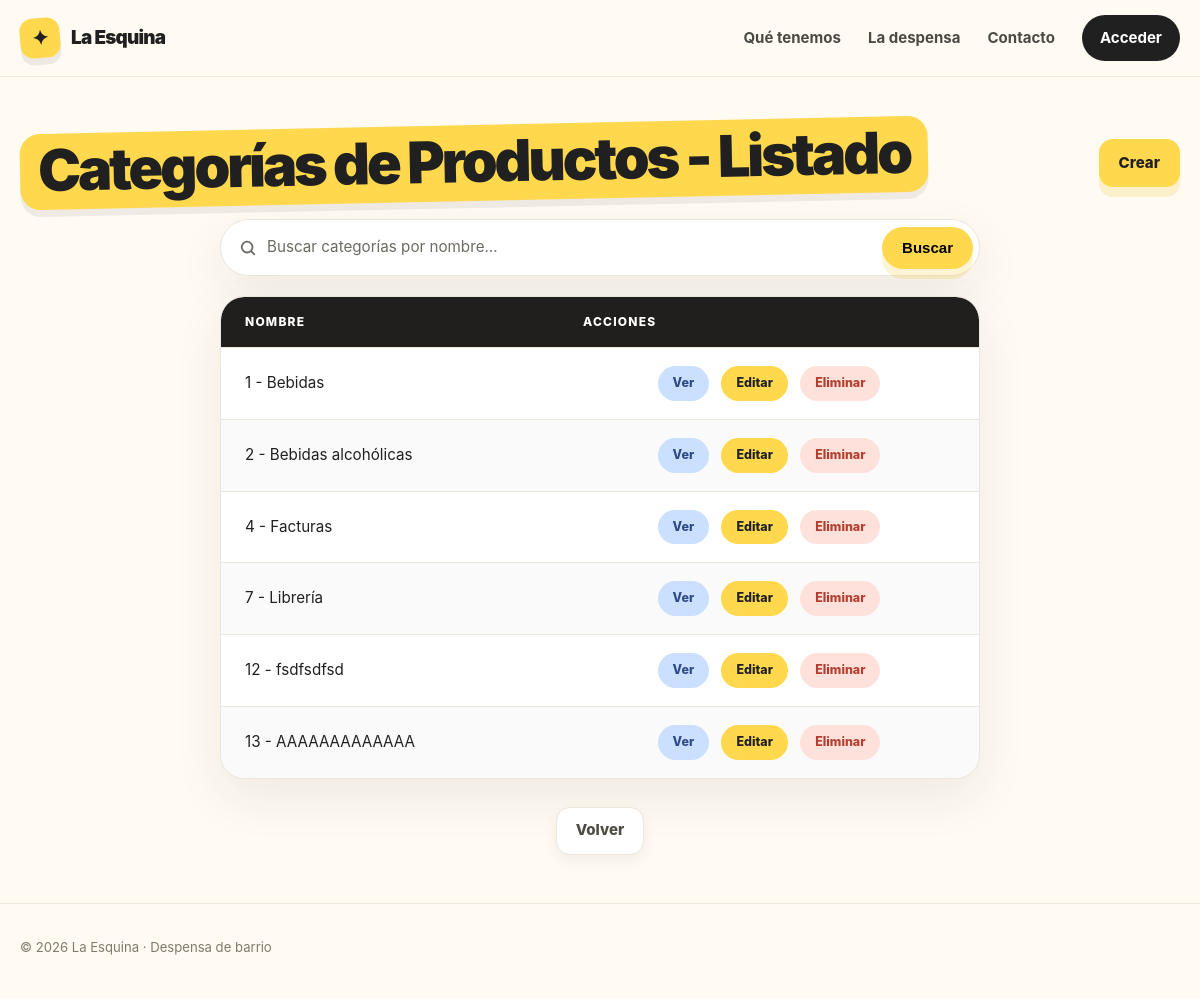
The page /ventas/categoria/list/ on the database as committed earlier.
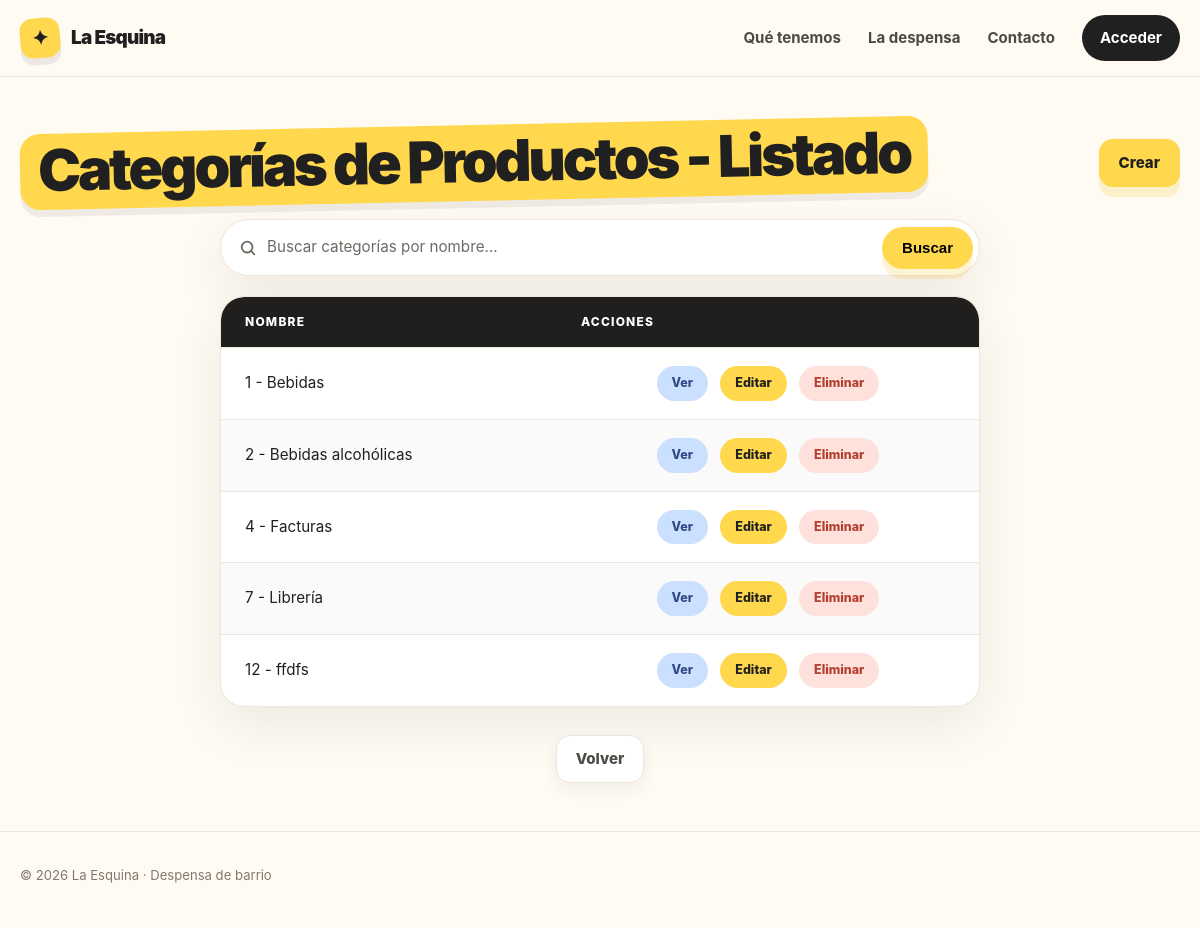
The same page on the database as committed later.
### ventas/models/categoria.py (models this page shows, shortened)
class Categoria(models.Model):
    nombre = models.CharField(unique=True)
    descripcion = models.TextField(blank=True)
    class Meta:
        verbose_name = "Categoría de Producto"
        verbose_name_plural = "Categorías de Productos"

### ventas/views/categoria.py (the view)
# urls.py: path("categoria/list/", categoria_list, name="categoria_list"),
def categoria_list(request: HttpRequest) -> HttpResponse:
    busqueda = request.GET.get("busqueda", "").strip()
    if busqueda:
        categorias = Categoria.objects.filter(nombre__icontains=busqueda)
    else:
        categorias = Categoria.objects.all()
    return render(request, "ventas/categoria_list.html", {"categorias": categorias})

### ventas/templates/ventas/categoria_list.html
{% extends "core/base.html" %}
{% load static %}
{% block styles %}
    <link rel="stylesheet" href="{% static 'core/css/table.css' %}" />
    <link rel="stylesheet" href="{% static 'core/css/search.css' %}" />
{% endblock styles %}
{% block content %}
    <div class="container section">
        <div class="page-head">
            <h1 class="page-title">Categorías de Productos - Listado</h1>
            <a class="button button-primary"
               href="{% url 'ventas:categoria_create' %}">Crear</a>
        </div>
        {% include "core/partials/search.html" with placeholder="Buscar categorías por nombre…" label="Buscar categorías" clear_url="ventas:categoria_list" %}
        <table class="data-table">
            <thead>
                <tr>
                    <th>Nombre</th>
                    <th>Acciones</th>
                </tr>
            </thead>
            <tbody>
                {% for categoria in categorias %}
                    <tr>
                        <td>{{ categoria.pk }} - {{ categoria.nombre }}</td>
                        <td class="table-actions">
                            <a class="table-action table-action--view"
                               href="{% url 'ventas:categoria_detail' categoria.pk %}">Ver</a>
                            <a class="table-action table-action--edit"
                               href="{% url 'ventas:categoria_update' categoria.pk %}">Editar</a>
                            <a class="table-action table-action--danger"
                               href="{% url 'ventas:categoria_delete' categoria.pk %}">Eliminar</a>
                        </td>
                    </tr>
                {% empty %}
                    <tr>
                        <td class="table-empty" colspan="2">No hay categorías disponibles.</td>
                    </tr>
                {% endfor %}
            </tbody>
        </table>
        <div class="page-actions">
            <a class="button button-secondary" href="{% url 'ventas:home' %}">Volver</a>
        </div>
    </div>
{% endblock content %}

Rows that differ between the two databases and show on the page:
removed Categoria: pk "13", nombre "AAAAAAAAAAAAA"
changed Categoria id 12: nombre "fsdfsdfsd" → "ffdfs"
